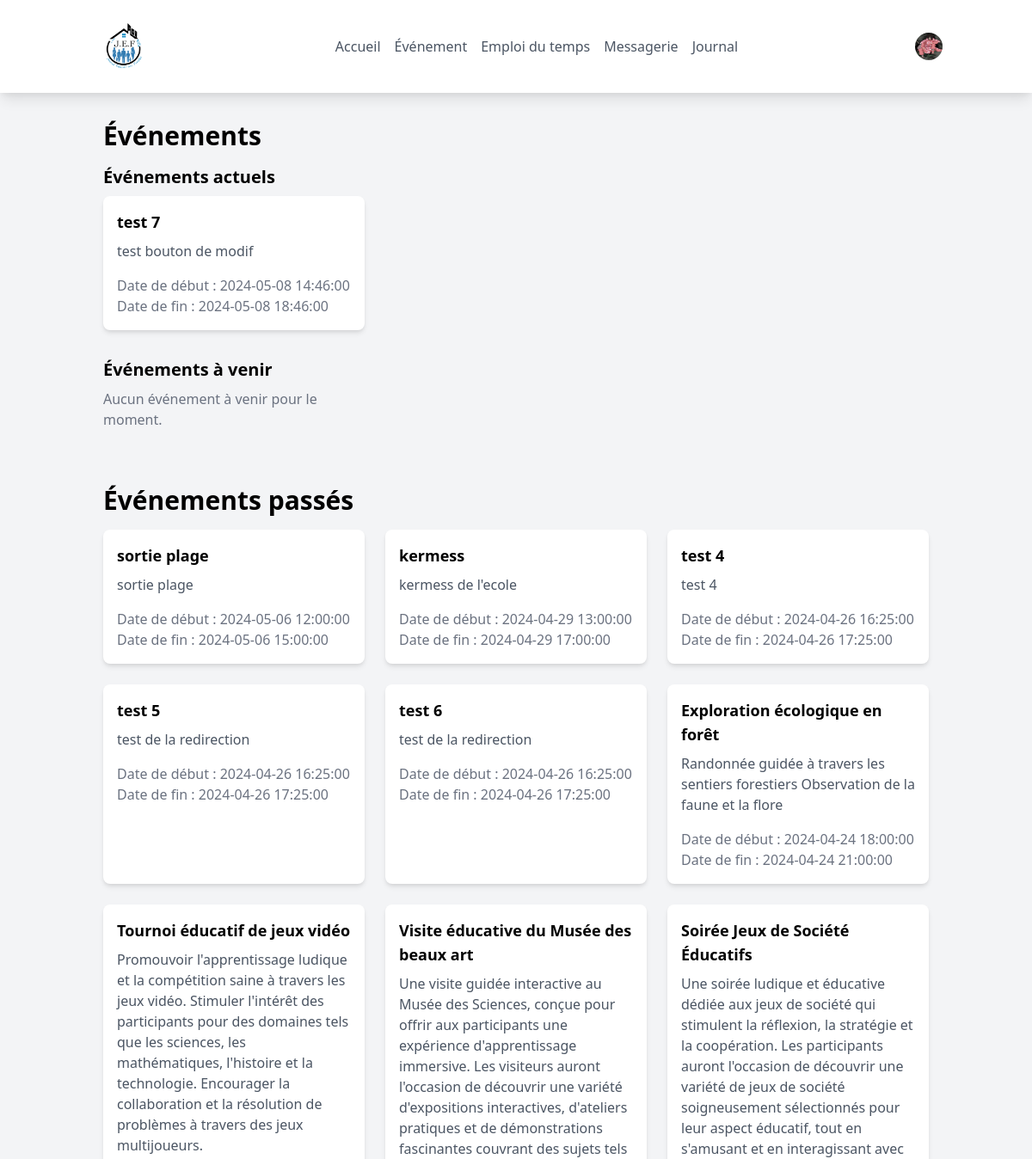
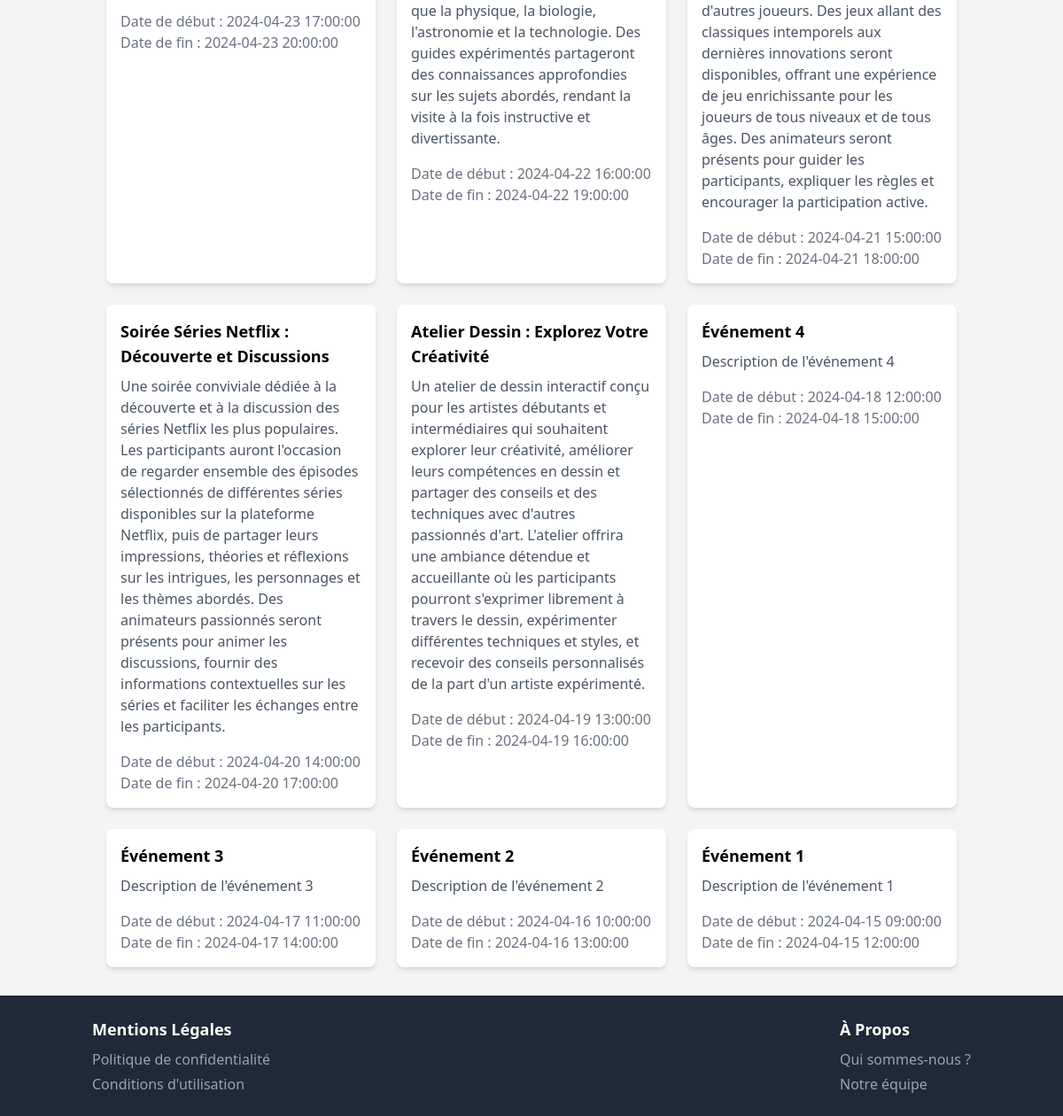
Page /controllers/controller_event.php (signed in) on the committed database (2 pictures, top to bottom).
### tables this page shows
CREATE TABLE `evenements` (
  `idEvenement` int NOT NULL,
  `titre` varchar(100) DEFAULT NULL,
  `description` text,
  `dateDebut` datetime DEFAULT NULL,
  `dateFin` datetime DEFAULT NULL,
  `image` varchar(255) DEFAULT NULL
);

### controllers/controller_event.php (called while the page is built, shortened)
<?php
require_once"../models/event.php";
$currentEvents = Event::getCurrentEvents();
$upcomingEvents = Event::getUpcomingEvents();
$pastEvents = Event::getPastEvents();
include "../views/view_event.php";

### models/event.php (called while the page is built, shortened)
<?php
class Event
{
    private static $db;
    public static function initDatabase()
    {
        if (!isset(self::$db)) {
            self::$db = new PDO("mysql:host=localhost;dbname=" . DBNAME, DBUSER, DBPASSWORD);
            self::$db->setAttribute(PDO::ATTR_ERRMODE, PDO::ERRMODE_EXCEPTION);
        }
    }
    public static function getCurrentEvents()
    {
        try {
            $sql = "SELECT *, DATE_FORMAT(dateDebut, '%d/%m/%Y %H:%i:%s') AS dateDebut_fr, DATE_FORMAT(dateFin, '%d/%m/%Y %H:%i:%s') AS dateFin_fr FROM evenements WHERE dateDebut <= NOW() AND dateFin >= NOW() ORDER BY dateDebut ASC";
            $query = self::$db->prepare($sql);
            $query->execute();
            return $query->fetchAll(PDO::FETCH_ASSOC);
        } catch (PDOException $e) {
            throw new Exception("Erreur lors de la récupération des événements actuels : " . $e->getMessage());
        }
    }
    public static function getPastEvents()
    {
        try {
            $pdo = self::$db;
            $sql = "SELECT * FROM evenements WHERE dateFin < NOW() ORDER BY dateFin DESC";
            $query = $pdo->prepare($sql);
            $query->execute();
            return $query->fetchAll(PDO::FETCH_ASSOC);
        } catch (PDOException $e) {
            throw new Exception("Erreur lors de la récupération des événements passés : " . $e->getMessage());
        }
    }
}

### views/view_event.php (the view, shortened to what this page needs)
<!DOCTYPE html>
<html lang="fr">
<head>
    <link href="https://cdn.jsdelivr.net/npm/tailwindcss@2.2.19/dist/tailwind.min.css" rel="stylesheet">
</head>
<body class="bg-gray-100">
    <?php include "header.php"; ?>
    <div class="container mx-auto p-8">
        <h1 class="text-3xl font-bold mb-4">Événements</h1>
        <h2 class="text-xl font-semibold mb-2">Événements actuels</h2>
        <div class="grid grid-cols-1 md:grid-cols-2 lg:grid-cols-3 gap-6">
            <?php if (empty($currentEvents)): ?>
                <p class="text-gray-500">Aucun événement actuel pour le moment.</p>
            <?php else: ?>
                <?php foreach ($currentEvents as $event): ?>
                    <div class="bg-white shadow-md p-4 rounded-lg">
                        <h3 class="text-lg font-semibold mb-2"><?= $event['titre'] ?></h3>
                        <p class="text-gray-600 mb-4"><?= $event['description'] ?></p>
                        <p class="text-gray-500">Date de début : <?= $event['dateDebut'] ?></p>
                        <p class="text-gray-500">Date de fin : <?= $event['dateFin'] ?></p>
                    </div>
                <?php endforeach; ?>
            <?php endif; ?>
        </div>
        <h2 class="text-xl font-semibold mt-8 mb-2">Événements à venir</h2>
        <div class="grid grid-cols-1 md:grid-cols-2 lg:grid-cols-3 gap-6">
            <?php if (empty($upcomingEvents)): ?>
                <p class="text-gray-500">Aucun événement à venir pour le moment.</p>
            <?php endif; ?>
        </div>
    </div>
    <div class="container mx-auto p-8">
        <h1 class="text-3xl font-bold mb-4">Événements passés</h1>
        <div class="grid grid-cols-1 md:grid-cols-2 lg:grid-cols-3 gap-6">
            <?php foreach ($pastEvents as $event): ?>
                <div class="bg-white shadow-md p-4 rounded-lg">
                    <h3 class="text-lg font-semibold mb-2"><?= $event['titre'] ?></h3>
                    <p class="text-gray-600 mb-4"><?= $event['description'] ?></p>
                    <p class="text-gray-500">Date de début : <?= $event['dateDebut'] ?></p>
                    <p class="text-gray-500">Date de fin : <?= $event['dateFin'] ?></p>
                </div>
            <?php endforeach; ?>
        </div>
    </div>
    <?php include "footer.php"; ?>
</body>
</html>

### rows in the picture
evenements: titre "test 7", description "test bouton de modif", dateDebut "2024-05-08 14:46:00", dateFin "2024-05-08 18:46:00"
evenements: titre "sortie plage", description "sortie plage", dateDebut "2024-05-06 12:00:00", dateFin "2024-05-06 15:00:00"
evenements: titre "kermess", description "kermess de l'ecole", dateDebut "2024-04-29 13:00:00", dateFin "2024-04-29 17:00:00"
evenements: titre "test 4", description "test 4", dateDebut "2024-04-26 16:25:00", dateFin "2024-04-26 17:25:00"
evenements: titre "test 5", description "test de la redirection", dateDebut "2024-04-26 16:25:00", dateFin "2024-04-26 17:25:00"
evenements: titre "test 6", description "test de la redirection", dateDebut "2024-04-26 16:25:00", dateFin "2024-04-26 17:25:00"
evenements: titre "Exploration écologique en forêt", description "Randonnée guidée à travers les sentiers forestiers Observation de la faune et la flore", dateDebut "2024-04-24 18:00:00", dateFin "2024-04-24 21:00:00"
evenements: titre "Tournoi éducatif de jeux vidéo", description "Promouvoir l'apprentissage ludique et la compétition saine à travers les jeux vidéo. Stimuler l'intérêt des participants pour des domaines tels que les sciences, les mathématiques, l'histoire et la technologie. Encourager la collaboration et la résolution de problèmes à travers des jeux multijoueurs.", dateDebut "2024-04-23 17:00:00", dateFin "2024-04-23 20:00:00"
evenements: titre "Visite éducative du Musée des beaux art", description "Une visite guidée interactive au Musée des Sciences, conçue pour offrir aux participants une expérience d'apprentissage immersive. Les visiteurs auront l'occasion de découvrir une variété d'expositions interactives, d'ateliers pratiques et de démonstrations fascinantes couvrant des sujets tels que la physique, la biologie, l'astronomie et la technologie. Des guides expérimentés partageront des connaissances approfondies sur les sujets abordés, rendant la visite à la fois instructive et divertissante.", dateDebut "2024-04-22 16:00:00", dateFin "2024-04-22 19:00:00"
evenements: titre "Soirée Jeux de Société Éducatifs", description "Une soirée ludique et éducative dédiée aux jeux de société qui stimulent la réflexion, la stratégie et la coopération. Les participants auront l'occasion de découvrir une variété de jeux de société soigneusement sélectionnés pour leur aspect éducatif, tout en s'amusant et en interagissant avec d'autres joueurs. Des jeux allant des classiques intemporels aux dernières innovations seront disponibles, offrant une expérience de jeu enrichissante pour les joueurs de tous niveaux et de tous âges. Des animateurs seront présents pour guider les participants, expliquer les règles et encourager la participation active.", dateDebut "2024-04-21 15:00:00", dateFin "2024-04-21 18:00:00"
evenements: titre "Soirée Séries Netflix : Découverte et Discussions", description "Une soirée conviviale dédiée à la découverte et à la discussion des séries Netflix les plus populaires. Les participants auront l'occasion de regarder ensemble des épisodes sélectionnés de différentes séries disponibles sur la plateforme Netflix, puis de partager leurs impressions, théories et réflexions sur les intrigues, les personnages et les thèmes abordés. Des animateurs passionnés seront présents pour animer les discussions, fournir des informations contextuelles sur les séries et faciliter les échanges entre les participants.", dateDebut "2024-04-20 14:00:00", dateFin "2024-04-20 17:00:00"
evenements: titre "Atelier Dessin : Explorez Votre Créativité", description "Un atelier de dessin interactif conçu pour les artistes débutants et intermédiaires qui souhaitent explorer leur créativité, améliorer leurs compétences en dessin et partager des conseils et des techniques avec d'autres passionnés d'art. L'atelier offrira une ambiance détendue et accueillante où les participants pourront s'exprimer librement à travers le dessin, expérimenter différentes techniques et styles, et recevoir des conseils personnalisés de la part d'un artiste expérimenté.", dateDebut "2024-04-19 13:00:00", dateFin "2024-04-19 16:00:00"
evenements: titre "Événement 4", description "Description de l'événement 4", dateDebut "2024-04-18 12:00:00", dateFin "2024-04-18 15:00:00"
evenements: titre "Événement 3", description "Description de l'événement 3", dateDebut "2024-04-17 11:00:00", dateFin "2024-04-17 14:00:00"
evenements: titre "Événement 2", description "Description de l'événement 2", dateDebut "2024-04-16 10:00:00", dateFin "2024-04-16 13:00:00"
evenements: titre "Événement 1", description "Description de l'événement 1", dateDebut "2024-04-15 09:00:00", dateFin "2024-04-15 12:00:00"
